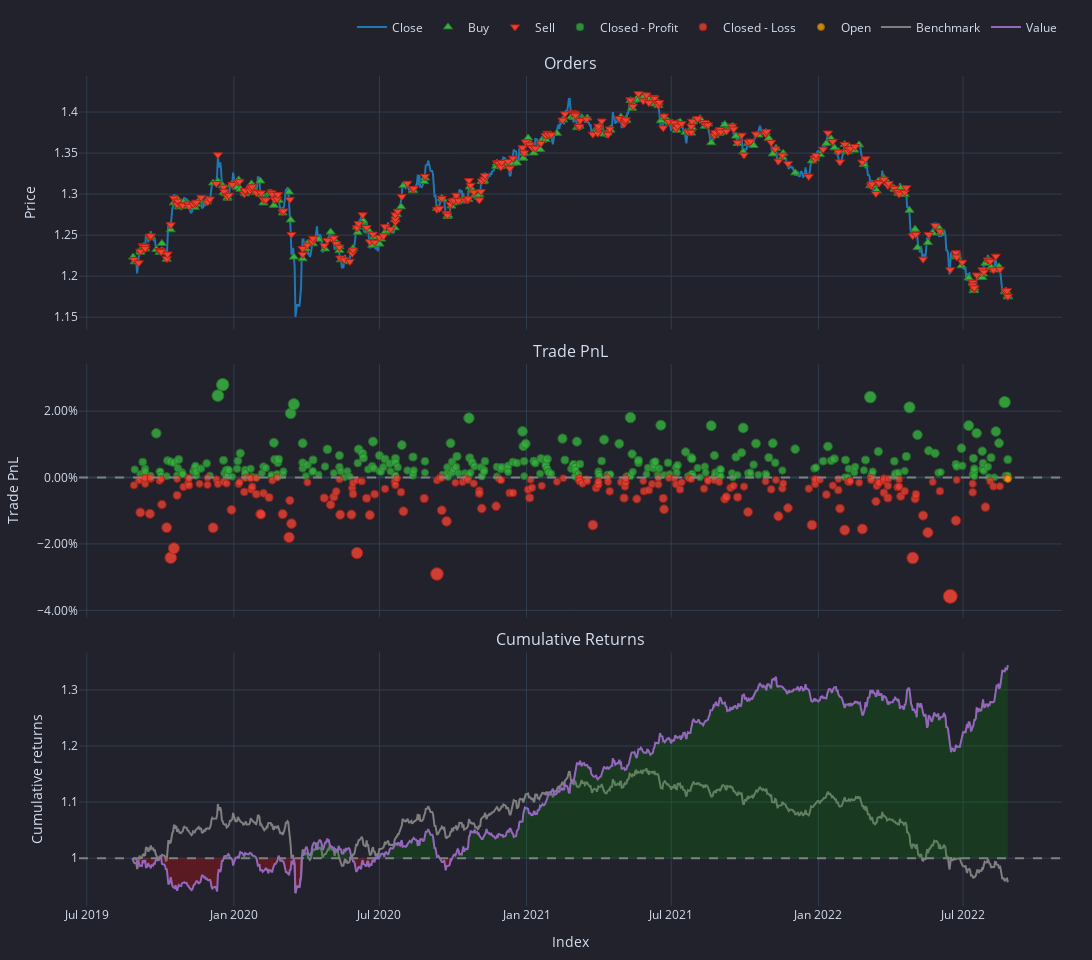

Write notebook code for a chart like this one.
### Markdown cell above
### Questions:
1.) Where do I see the Max Drawdown Duration as being 282 days?

### Code cell
# pf_2_bb_custom.plot().show() ## This takes too long (30 secs) as it uses 5m timeframe
pf_2_bb_custom.resample("1d").plot().show()

### Figure 1 — Plotly figure (JSON) as saved in the notebook; plotly's stock layout.template omitted (floating-point values rounded to 4 significant figures; data arrays with more than 128 entries replaced by an {"elided": "..."} marker saying what was removed)
{"data": [{"legendgroup": "0", "line": {"color": "#1f77b4"}, "mode": "lines", "name": "Close", "showlegend": true, "type": "scatter", "uid": "e2f11d63-9940-40a8-9df1-a5bc31273e7b", "x": {"elided": "1096 str values"}, "xaxis": "x", "y": {"elided": "1096 float values"}, "yaxis": "y"}, {"customdata": {"elided": "265x9 mixed values"}, "hovertemplate": "<br>Order Id: %{customdata[0]}\n<br>Signal Index: %{customdata[1]}\n<br>Creation Index: %{customdata[2]}\n<br>Fill Index: %{customdata[3]}\n<br>Size: %{customdata[4]:,}\n<br>Price: %{customdata[5]:,}\n<br>Fees: %{customdata[6]:,}\n<br>Type: %{customdata[7]}\n<br>Stop Type: %{customdata[8]}", "marker": {"color": "#37B13F", "line": {"color": "rgb(38,123,44)", "width": 1}, "size": 8, "symbol": "triangle-up"}, "mode": "markers", "name": "Buy", "type": "scatter", "uid": "99affebc-1bdb-426f-b69f-b51fc5608b65", "x": {"elided": "265 str values"}, "xaxis": "x", "y": {"elided": "265 float values"}, "yaxis": "y"}, {"customdata": {"elided": "264x9 mixed values"}, "hovertemplate": "<br>Order Id: %{customdata[0]}\n<br>Signal Index: %{customdata[1]}\n<br>Creation Index: %{customdata[2]}\n<br>Fill Index: %{customdata[3]}\n<br>Size: %{customdata[4]:,}\n<br>Price: %{customdata[5]:,}\n<br>Fees: %{customdata[6]:,}\n<br>Type: %{customdata[7]}\n<br>Stop Type: %{customdata[8]}", "marker": {"color": "#EA4335", "line": {"color": "rgb(181,31,18)", "width": 1}, "size": 8, "symbol": "triangle-down"}, "mode": "markers", "name": "Sell", "type": "scatter", "uid": "34edf17c-3c80-4e43-8661-4fa7098bac9f", "x": {"elided": "264 str values"}, "xaxis": "x", "y": {"elided": "264 float values"}, "yaxis": "y"}, {"customdata": {"elided": "318x5 mixed values"}, "hovertemplate": "<br>Exit Trade Id: %{customdata[0]}\n<br>Position Id: %{customdata[1]}\n<br>Exit Index: %{customdata[2]}\n<br>PnL: %{customdata[3]:,}\n<br>Return: %{customdata[4]:,%}", "marker": {"color": "#37B13F", "line": {"color": "rgb(38,123,44)", "width": 1}, "opacity": {"elided": "318 float values"}, "size": {"elided": "318 float values"}, "symbol": "circle"}, "mode": "markers", "name": "Closed - Profit", "type": "scatter", "uid": "6c1bf3da-52c3-4e3c-b4c1-f259445babb2", "x": {"elided": "318 str values"}, "xaxis": "x2", "y": {"elided": "318 float values"}, "yaxis": "y2"}, {"customdata": {"elided": "210x5 mixed values"}, "hovertemplate": "<br>Exit Trade Id: %{customdata[0]}\n<br>Position Id: %{customdata[1]}\n<br>Exit Index: %{customdata[2]}\n<br>PnL: %{customdata[3]:,}\n<br>Return: %{customdata[4]:,%}", "marker": {"color": "#EA4335", "line": {"color": "rgb(181,31,18)", "width": 1}, "opacity": {"elided": "210 float values"}, "size": {"elided": "210 float values"}, "symbol": "circle"}, "mode": "markers", "name": "Closed - Loss", "type": "scatter", "uid": "3e4e14fc-7cfd-431e-8f23-e5c35e907980", "x": {"elided": "210 str values"}, "xaxis": "x2", "y": {"elided": "210 float values"}, "yaxis": "y2"}, {"customdata": [["528", "528", "2022-08-26 00:00:00+00:00", -48.65, -0.0003618]], "hovertemplate": "<br>Exit Trade Id: %{customdata[0]}\n<br>Position Id: %{customdata[1]}\n<br>Exit Index: %{customdata[2]}\n<br>PnL: %{customdata[3]:,}\n<br>Return: %{customdata[4]:,%}", "marker": {"color": "#FFAA00", "line": {"color": "rgb(178,118,0)", "width": 1}, "opacity": [0.7515], "size": [7.069], "symbol": "circle"}, "mode": "markers", "name": "Open", "type": "scatter", "uid": "5ffdd451-6ef8-4217-bc2f-24843c6bee02", "x": ["2022-08-26T00:00:00+00:00"], "xaxis": "x2", "y": [-0.0003618], "yaxis": "y2"}, {"legendgroup": "1", "line": {"color": "#7f7f7f"}, "mode": "lines", "name": "Benchmark", "showlegend": true, "type": "scatter", "uid": "1f03231a-c09f-46a3-beeb-9e918cb67186", "x": {"elided": "1096 str values"}, "xaxis": "x3", "y": {"elided": "1096 float values"}, "yaxis": "y3"}, {"hoverinfo": "skip", "line": {"color": "rgba(0, 0, 0, 0)", "width": 0}, "mode": "lines", "opacity": 0, "showlegend": false, "type": "scatter", "uid": "97e490c4-03cd-4536-9f7b-91b031fb4a78", "x": {"elided": "1096 str values"}, "xaxis": "x3", "y": {"elided": "1096 int values"}, "yaxis": "y3"}, {"connectgaps": false, "fill": "tonexty", "fillcolor": "rgba(0, 128, 0, 0.25)", "hoverinfo": "skip", "line": {"color": "rgba(0, 0, 0, 0)", "width": 0}, "mode": "lines", "opacity": 0, "showlegend": false, "type": "scatter", "uid": "a391dfd8-c833-405d-a24c-dc6baf04cb47", "x": {"elided": "1096 str values"}, "xaxis": "x3", "y": {"elided": "1096 float values"}, "yaxis": "y3"}, {"hoverinfo": "skip", "line": {"color": "rgba(0, 0, 0, 0)", "width": 0}, "mode": "lines", "opacity": 0, "showlegend": false, "type": "scatter", "uid": "c17d6b44-459f-4840-8691-4b4f022e12d2", "x": {"elided": "1096 str values"}, "xaxis": "x3", "y": {"elided": "1096 int values"}, "yaxis": "y3"}, {"connectgaps": false, "fill": "tonexty", "fillcolor": "rgba(255, 0, 0, 0.25)", "hoverinfo": "skip", "line": {"color": "rgba(0, 0, 0, 0)", "width": 0}, "mode": "lines", "opacity": 0, "showlegend": false, "type": "scatter", "uid": "4c242124-b3dc-47b0-944e-565f2788f9c2", "x": {"elided": "1096 str values"}, "xaxis": "x3", "y": {"elided": "1096 float values"}, "yaxis": "y3"}, {"legendgroup": "2", "line": {"color": "#9467bd"}, "mode": "lines", "name": "Value", "showlegend": true, "type": "scatter", "uid": "dc12c4b2-d9ca-4567-a11c-9cd9767ad855", "x": {"elided": "1096 str values"}, "xaxis": "x3", "y": {"elided": "1096 float values"}, "yaxis": "y3"}, {"hoverinfo": "skip", "line": {"color": "rgba(0, 0, 0, 0)", "width": 0}, "mode": "lines", "opacity": 0, "showlegend": false, "type": "scatter", "uid": "d3ec07cd-d85d-4182-84ce-efb3efef0e6c", "x": {"elided": "1096 str values"}, "xaxis": "x3", "y": {"elided": "1096 int values"}, "yaxis": "y3"}], "layout": {"annotations": [{"font": {"size": 16}, "showarrow": false, "text": "Orders", "x": 0.5, "xanchor": "center", "xref": "paper", "y": 1, "yanchor": "bottom", "yref": "paper"}, {"font": {"size": 16}, "showarrow": false, "text": "Trade PnL", "x": 0.5, "xanchor": "center", "xref": "paper", "y": 0.6528, "yanchor": "bottom", "yref": "paper"}, {"font": {"size": 16}, "showarrow": false, "text": "Cumulative Returns", "x": 0.5, "xanchor": "center", "xref": "paper", "y": 0.3056, "yanchor": "bottom", "yref": "paper"}], "height": 960, "legend": {"orientation": "h", "traceorder": "normal", "x": 1, "xanchor": "right", "y": 1.042, "yanchor": "bottom"}, "margin": {"b": 30, "l": 30, "r": 30, "t": 30}, "shapes": [{"line": {"color": "gray", "dash": "dash"}, "type": "line", "x0": 0, "x1": 1, "xref": "paper", "y0": 0, "y1": 0, "yref": "y2"}, {"line": {"color": "gray", "dash": "dash"}, "type": "line", "x0": 0, "x1": 1, "xref": "paper", "y0": 1, "y1": 1, "yref": "y3"}], "showlegend": true, "width": 1330, "xaxis": {"anchor": "y", "domain": [0, 1], "matches": "x3", "showticklabels": false}, "xaxis2": {"anchor": "y2", "domain": [0, 1], "matches": "x3", "showticklabels": false}, "xaxis3": {"anchor": "y3", "domain": [0, 1], "title": {"text": "Index"}}, "yaxis": {"anchor": "x", "domain": [0.6944, 1], "title": {"text": "Price"}}, "yaxis2": {"anchor": "x2", "domain": [0.3472, 0.6528], "tickformat": ".2%", "title": {"text": "Trade PnL"}}, "yaxis3": {"anchor": "x3", "domain": [0, 0.3056], "title": {"text": "Cumulative returns"}}}}
